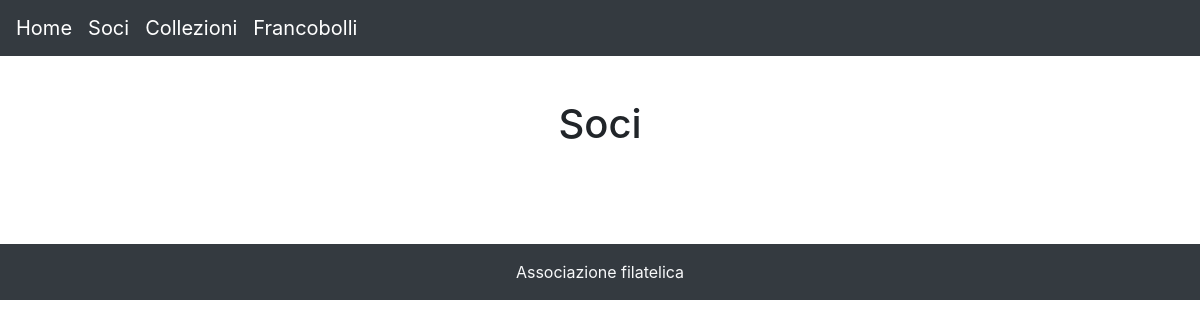
Before: /member.php with the older database file.
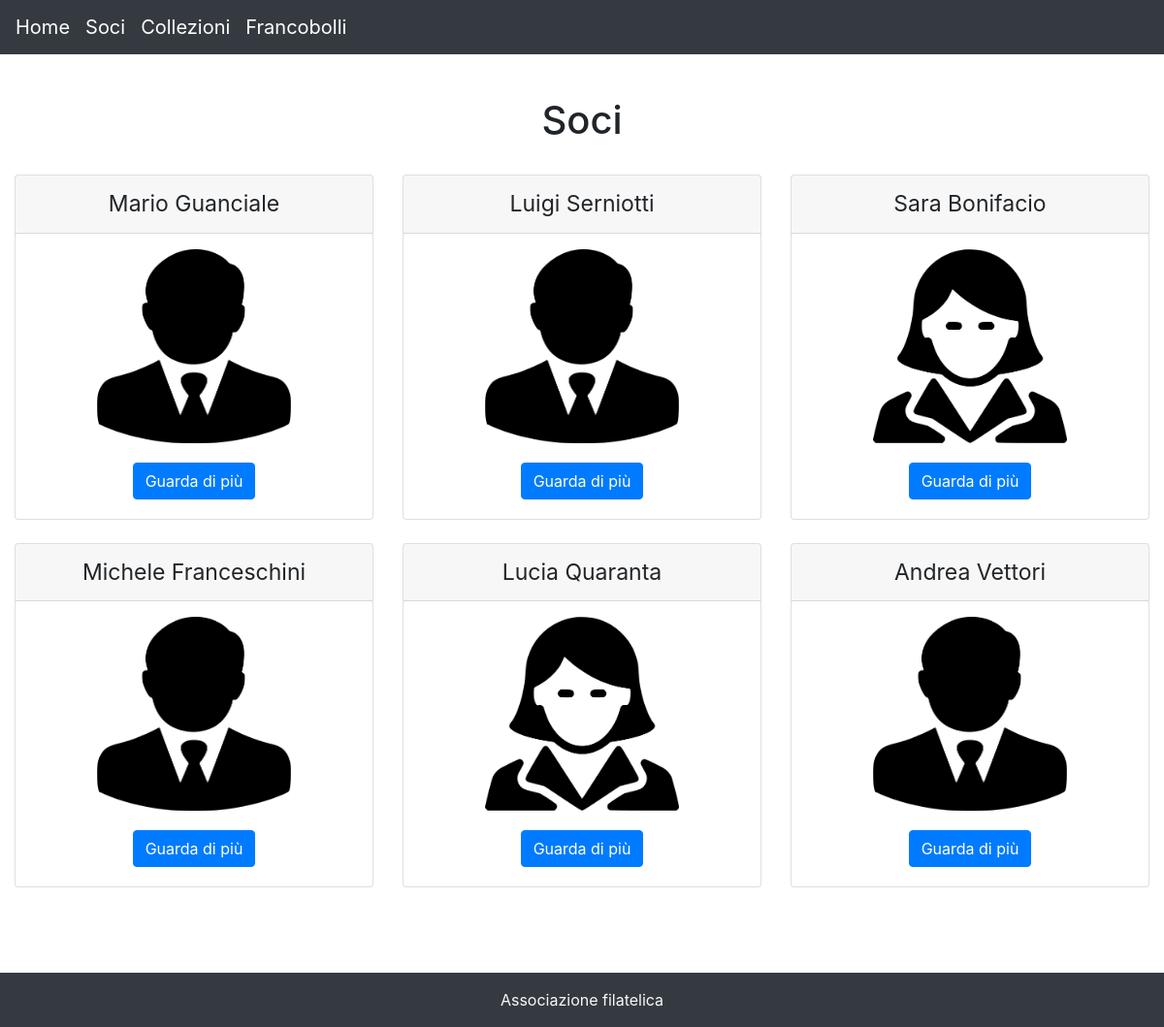
After: the same page with the newer database file.
### tables this page shows
CREATE TABLE soci(
  id INT PRIMARY KEY AUTO_INCREMENT,
  nome VARCHAR(30) NOT NULL,
  cognome VARCHAR(30) NOT NULL,
  genere ENUM ("M", "F")
);

### member.php (the view, shortened to what this page needs)
<?php
require "libs/dbconnection.php";
require "libs/header.php";
$card = 0;
try {
  $sql = "SELECT * FROM soci";
  $rs = $dbConnection->query($sql);
} catch (PDOException $e) {
  die('Errore nella lettura dei collezionisti.');
}
?>
<br><h1 class="text-center">Soci</h1><br>
   <?php while ($row = $rs->fetch()) : ?>
       <?php if($card % 3 == 0): ?> <div class="card-deck"> <?php endif; ?>
         <div class="card text-center" style="width: 18rem;">
           <div class="card-header" style="text-align: center;font-size:23px"><?php echo $row['nome']." ".$row['cognome']; ?></div><p></p>
           <?php if($row['genere'] == "M"): ?>
            <div class="card-img-top"> <img src="media/uomo.png" width="200" height="200"> </div>
          <?php endif; if($row['genere'] == "F"): ?>
            <div class="card-img-top"> <img src="media/donna.png" width="200" height="200"> </div>
           <?php endif; ?>
           <div class="card-body"> <a href="collection.php?id=<?= $row['id']?>" class="btn btn-primary">Guarda di più</a> </div>
         </div>
       <?php if($card % 3 == 2): ?> </div><br> <?php endif; ?>
    <?php $card = $card + 1; endwhile; ?>
<br><br>
<?php require "libs/footer.php"; ?>

### libs/header.php (shortened to what this page needs)
<!DOCTYPE html>
<html lang="it">
<head>
  <link rel="stylesheet" href="https://maxcdn.bootstrapcdn.com/bootstrap/4.1.0/css/bootstrap.min.css">
</head>
<body>
<nav class="navbar navbar-expand-sm bg-dark navbar-dark">
  <a class="navbar-brand" href="index.php">Home</a>
  <a class="navbar-brand" href="member.php">Soci</a>
  <a class="navbar-brand" href="collection.php">Collezioni</a>
  <a class="navbar-brand" href="poststamp.php">Francobolli</a>
</nav>
<div class="container-fluid" style="margin-top:20px">

### libs/footer.php
</div>
  <footer class="bg-dark text-light font-small p-3 mt-3 text-center ">
    Associazione filatelica
  </footer>
  </body>
</html>

Changed rows visible on the page:
added soci: nome "Mario", cognome "Guanciale"
added soci: nome "Luigi", cognome "Serniotti"
added soci: nome "Sara", cognome "Bonifacio"
added soci: nome "Michele", cognome "Franceschini"
added soci: nome "Lucia", cognome "Quaranta"
added soci: nome "Andrea", cognome "Vettori"
